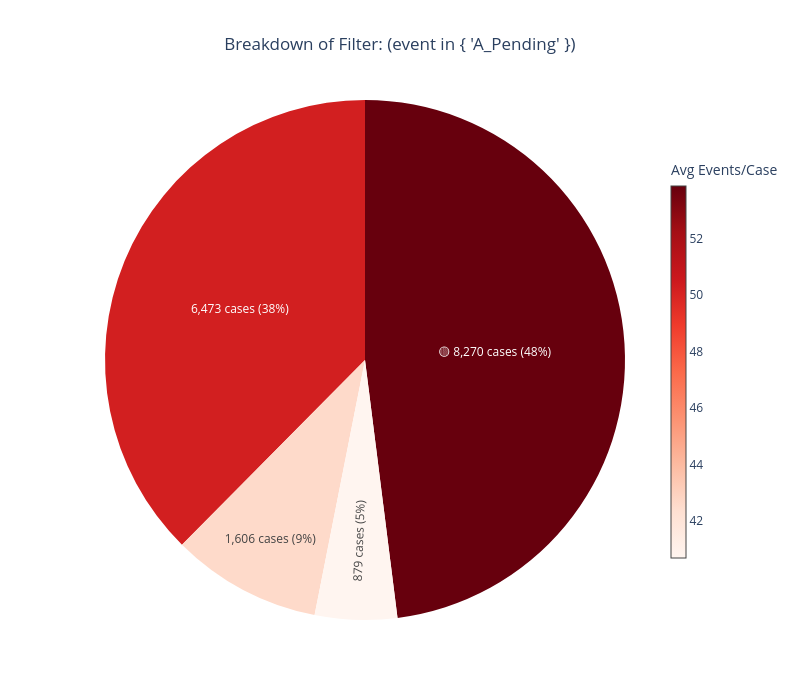

Source (notebook cell):
### Code cell
query_breakdown_pie('rs_Successful', log_view, metric='avg_events_per_case', details=False)

### Figure 1 — Plotly figure (JSON) as saved in the notebook; plotly's stock layout.template omitted (floating-point values rounded to 4 significant figures)
{"data": [{"customdata": [["(RequestedAmount > 10000) ✅ →<br>(ApplicationType in { 'New credit' }) ✅ →<br>(event in { 'A_Pending' }) ✅"], ["(RequestedAmount > 10000) ✅ →<br>(ApplicationType in { 'New credit' }) ❌ →<br>(event in { 'A_Pending' }) ✅"], ["(RequestedAmount > 10000) ❌ →<br>(ApplicationType in { 'New credit' }) ✅ →<br>(event in { 'A_Pending' }) ✅"], ["(RequestedAmount > 10000) ❌ →<br>(ApplicationType in { 'New credit' }) ❌ →<br>(event in { 'A_Pending' }) ✅"]], "hovertemplate": "<b>%{customdata[0]}</b><extra></extra>", "labels": ["🟡 8,270 cases (48%)", "1,606 cases (9%)", "6,473 cases (38%)", "879 cases (5%)"], "marker": {"colors": ["rgb(103, 0, 13)", "rgb(254, 218, 202)", "rgb(210, 31, 32)", "rgb(255, 245, 240)"]}, "textinfo": "label", "type": "pie", "values": [8270, 1606, 6473, 879]}, {"hoverinfo": "none", "marker": {"cmax": 53.85, "cmin": 40.69, "color": [40.69], "colorbar": {"len": 0.8, "thickness": 15, "title": {"text": "Avg Events/Case"}}, "colorscale": [[0, "rgb(255,245,240)"], [0.125, "rgb(254,224,210)"], [0.25, "rgb(252,187,161)"], [0.375, "rgb(252,146,114)"], [0.5, "rgb(251,106,74)"], [0.625, "rgb(239,59,44)"], [0.75, "rgb(203,24,29)"], [0.875, "rgb(165,15,21)"], [1, "rgb(103,0,13)"]], "showscale": true}, "mode": "markers", "showlegend": false, "type": "scatter", "x": [null], "y": [null]}], "layout": {"height": 700, "paper_bgcolor": "white", "plot_bgcolor": "white", "showlegend": false, "title": {"text": "Breakdown of Filter: (event in { 'A_Pending' })", "x": 0.5}, "width": 800, "xaxis": {"showgrid": false, "showticklabels": false, "zeroline": false}, "yaxis": {"showgrid": false, "showticklabels": false, "zeroline": false}}}
